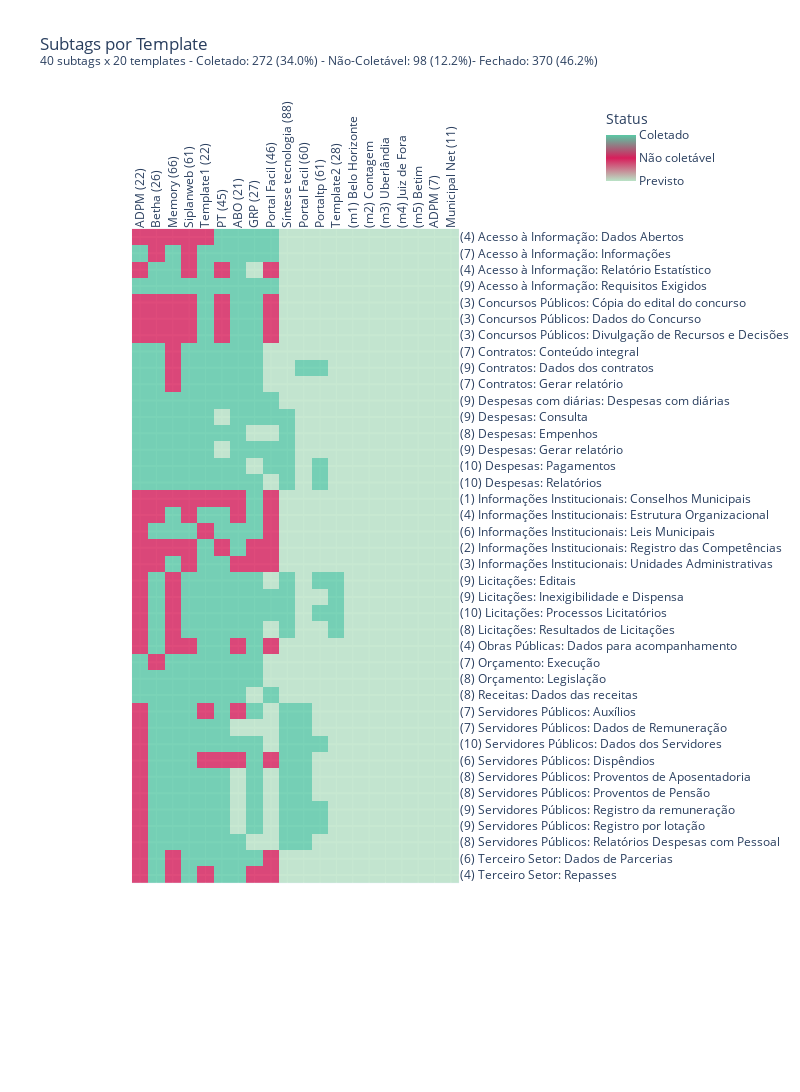

Here is the notebook cell this chart was saved with:
### Markdown cell above
## Tags Coletadas por Template

### Code cell
def plot_tags_coletadas(epics):
    
    n_templates_cobertos = epics[epics == 2].count(axis=1).values
    n_subtags_pendentes  = epics[epics == 0].count(axis=0).values

    y = [f'({n}) {tag}' for n, tag in zip(n_templates_cobertos, epics.index)]
    x = [t for n, t in sorted(zip(n_subtags_pendentes, epics.columns))]

    tot_coletado = sum(n_templates_cobertos)
    tot_nao_coletavel = epics[epics == 1].count().sum()
    tot = len(x) * len(y)
    
    title = f'Subtags por Template<br><sup>{len(y)} subtags x {len(x)} templates '
    title += f'- Coletado: {tot_coletado} ({round( tot_coletado*100/tot , 1)}%) '
    title += f'- Não-Coletável: {tot_nao_coletavel} ({round( tot_nao_coletavel*100/tot , 1)}%)'
    title += f'- Fechado: {tot_coletado+tot_nao_coletavel} ({round( (tot_coletado+tot_nao_coletavel)*100/tot , 1)}%)</sup>'
    
    #TODO discrete scale
    fig = px.imshow(
        epics[x], y=y, height=1150, width=800, title=title, 
        color_continuous_scale=[(0, '#B9E3C6'), (0.5, '#D81E5B'), (1, '#59C9A5')])     
        
    fig.update_traces(opacity=0.80)
    fig.update_xaxes(tickangle=-90, side="top")
    fig.update_yaxes(showgrid=True, gridwidth=2, side='right')
    fig.update_layout(
        coloraxis_colorbar=dict(
            title="Status", lenmode='pixels', len=90, x=1.2, y=0.95, 
            tickvals=[0,1,2],
            ticktext=['Previsto', 'Não coletável', 'Coletado']), 
        font=dict(size=12))
    
    fig.write_image('fig/tags.png', scale=3)    
    
    return fig

#TODO change dpi
def process_epics_for_tags(epics, top_templates, subtags):       
    
    templates = top_templates.template.unique()
    epics = epics[epics.template.isin(templates)]
    
    epics = epics[(epics.tag.notnull()) & (epics.template.notnull())] 
        
    s = epics[(epics.subtag.isnull()) | (epics.subtag.str.contains('Todas'))][
        ['template', 'tag', 'state']].copy()
    all_subtags_ok  = s[s.state == 'Coletado']
    all_subtags_nok = s[s.state == 'Não coletável']
    
    epics = epics[(epics.state == 'Coletado') | (epics.state == 'Não coletável')]
    epics = epics[(epics.subtag.notnull()) & (epics.subtag.str.contains('Todas') == False)]
    
    # explode a lista de subtags em multiplas linhas
    epics.subtag = epics.subtag.apply(eval)
    epics = epics.explode('subtag')
    epics['tag_subtag'] = epics['tag'] + ': ' + epics['subtag']
    epics = epics.drop_duplicates(['tag_subtag', 'template']) 

    epics = epics[['tag_subtag', 'template', 'state']]    
    epics.loc[epics.state == 'Coletado', 'state'] = 2    
    epics.loc[epics.state == 'Não coletável', 'state'] = 1          
    
    epics = epics.pivot(index='tag_subtag', columns='template', values='state')
    epics = epics[epics.index.notnull()]
    
    # Adiciona templates e subtags faltantes
    for t in [t for t in templates if t not in epics.columns]: 
        epics[t] = 0
    for s in [s for s in subtags if s not in epics.index]: 
        epics = pd.concat([epics, pd.DataFrame(None, index=[s])])
    
    # Adiciona informacoes de epics que cobrem multiplas subtags
    #TODO despesas com diarias vs. despesas, mesmo prefixo
    for index, row in all_subtags_ok.iterrows():
        epics.loc[epics.index.str.startswith(f'{row["tag"]}:'), row['template']] = 2
    for index,row in all_subtags_nok.iterrows():
        epics.loc[epics.index.str.startswith(f'{row["tag"]}:'), row['template']] = 1
        
    shortnames = {x:y for x,y in zip(top_templates.template.values, top_templates.shortname.values)} 
    epics = epics.rename(columns=shortnames)
    epics = epics.sort_index()
    epics = epics.fillna(0)    
    
    epics.to_csv('data/tags_epics.csv', index_label='subtag')
    
    return epics
       

epics_df = pd.read_csv("data/epics.csv")
top_templates = pd.read_csv("data/top_templates.csv")    
epics_dev = pd.read_csv("data/epics_dev.csv", index_col="template_rank")
subtags = epics_dev.columns.to_list()
# display(epics_df)
# display(top_templates)

tags = process_epics_for_tags(epics_df, top_templates, subtags)
plot_tags_coletadas(tags)
# tags

### Figure 1 — Plotly figure (JSON) as saved in the notebook; plotly's stock layout.template omitted (floating-point values rounded to 4 significant figures; data arrays with more than 128 entries replaced by an {"elided": "..."} marker saying what was removed)
{"data": [{"coloraxis": "coloraxis", "hovertemplate": "x: %{x}<br>y: %{y}<br>color: %{z}<extra></extra>", "name": "0", "opacity": 0.8, "type": "heatmap", "x": ["ADPM (22)", "Betha (26)", "Memory (66)", "Siplanweb (61)", "Template1 (22)", "PT (45)", "ABO (21)", "GRP (27)", "Portal Facil (46)", "Síntese tecnologia (88)", "Portal Facil (60)", "Portaltp (61)", "Template2 (28)", "(m1) Belo Horizonte", "(m2) Contagem", "(m3) Uberlândia", "(m4) Juiz de Fora", "(m5) Betim", "ADPM (7)", "Municipal Net (11)"], "xaxis": "x", "y": ["(4) Acesso à Informação: Dados Abertos", "(7) Acesso à Informação: Informações", "(4) Acesso à Informação: Relatório Estatístico", "(9) Acesso à Informação: Requisitos Exigidos", "(3) Concursos Públicos: Cópia do edital do concurso", "(3) Concursos Públicos: Dados do Concurso", "(3) Concursos Públicos: Divulgação de Recursos e Decisões", "(7) Contratos: Conteúdo integral", "(9) Contratos: Dados dos contratos", "(7) Contratos: Gerar relatório", "(9) Despesas com diárias: Despesas com diárias", "(9) Despesas: Consulta", "(8) Despesas: Empenhos", "(9) Despesas: Gerar relatório", "(10) Despesas: Pagamentos", "(10) Despesas: Relatórios", "(1) Informações Institucionais: Conselhos Municipais", "(4) Informações Institucionais: Estrutura Organizacional", "(6) Informações Institucionais: Leis Municipais", "(2) Informações Institucionais: Registro das Competências", "(3) Informações Institucionais: Unidades Administrativas", "(9) Licitações: Editais", "(9) Licitações: Inexigibilidade e Dispensa", "(10) Licitações: Processos Licitatórios", "(8) Licitações: Resultados de Licitações", "(4) Obras Públicas: Dados para acompanhamento", "(7) Orçamento: Execução", "(8) Orçamento: Legislação", "(8) Receitas: Dados das receitas", "(7) Servidores Públicos: Auxílios", "(7) Servidores Públicos: Dados de Remuneração", "(10) Servidores Públicos: Dados dos Servidores", "(6) Servidores Públicos: Dispêndios", "(8) Servidores Públicos: Proventos de Aposentadoria", "(8) Servidores Públicos: Proventos de Pensão", "(9) Servidores Públicos: Registro da remuneração", "(9) Servidores Públicos: Registro por lotação", "(8) Servidores Públicos: Relatórios Despesas com Pessoal", "(6) Terceiro Setor: Dados de Parcerias", "(4) Terceiro Setor: Repasses"], "yaxis": "y", "z": {"elided": "40x20 int values"}}], "layout": {"coloraxis": {"colorbar": {"len": 90, "lenmode": "pixels", "ticktext": ["Previsto", "Não coletável", "Coletado"], "tickvals": [0, 1, 2], "title": {"text": "Status"}, "x": 1.2, "y": 0.95}, "colorscale": [[0, "#B9E3C6"], [0.5, "#D81E5B"], [1, "#59C9A5"]]}, "font": {"size": 12}, "height": 1150, "title": {"text": "Subtags por Template<br><sup>40 subtags x 20 templates - Coletado: 272 (34.0%) - Não-Coletável: 98 (12.2%)- Fechado: 370 (46.2%)</sup>"}, "width": 800, "xaxis": {"anchor": "y", "autorange": true, "constrain": "domain", "domain": [0.001433, 0.9986], "range": [-0.5, 19.5], "scaleanchor": "y", "side": "top", "tickangle": -90, "type": "category"}, "yaxis": {"anchor": "x", "autorange": true, "constrain": "domain", "domain": [0.1412, 0.8588], "gridwidth": 2, "range": [39.5, -0.5], "showgrid": true, "side": "right", "type": "category"}}}
